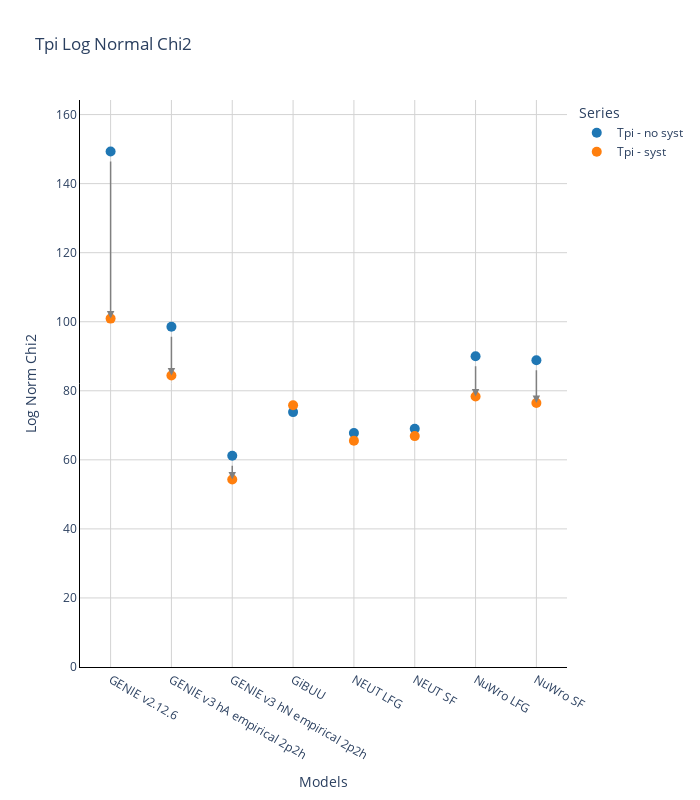

The notebook cell this image was saved under:
### Code cell
plot_chi2s_by_variable(data, "Tpi")

### Figure 1 — Plotly figure (JSON) as saved in the notebook; plotly's stock layout.template omitted (floating-point values rounded to 4 significant figures)
{"data": [{"marker": {"color": "rgb(31, 119, 180)", "size": 10}, "mode": "markers", "name": "Tpi - no syst", "type": "scatter", "x": ["GENIE v2.12.6", "GENIE v3 hA empirical 2p2h", "GENIE v3 hN empirical 2p2h", "GiBUU", "NEUT LFG", "NEUT SF", "NuWro LFG", "NuWro SF"], "y": [149.3, 98.53, 61.16, 73.83, 67.76, 69.0, 89.99, 88.83]}, {"marker": {"color": "rgb(255, 127, 14)", "size": 10}, "mode": "markers", "name": "Tpi - syst", "type": "scatter", "x": ["GENIE v2.12.6", "GENIE v3 hA empirical 2p2h", "GENIE v3 hN empirical 2p2h", "GiBUU", "NEUT LFG", "NEUT SF", "NuWro LFG", "NuWro SF"], "y": [100.9, 84.42, 54.3, 75.83, 65.55, 66.87, 78.37, 76.49]}], "layout": {"annotations": [{"arrowcolor": "gray", "arrowhead": 2, "arrowsize": 1, "arrowwidth": 1.5, "ax": "GENIE v2.12.6", "axref": "x", "ay": 149.3, "ayref": "y", "showarrow": true, "x": "GENIE v2.12.6", "xref": "x", "y": 100.9, "yref": "y"}, {"arrowcolor": "gray", "arrowhead": 2, "arrowsize": 1, "arrowwidth": 1.5, "ax": "GENIE v3 hA empirical 2p2h", "axref": "x", "ay": 98.53, "ayref": "y", "showarrow": true, "x": "GENIE v3 hA empirical 2p2h", "xref": "x", "y": 84.42, "yref": "y"}, {"arrowcolor": "gray", "arrowhead": 2, "arrowsize": 1, "arrowwidth": 1.5, "ax": "GENIE v3 hN empirical 2p2h", "axref": "x", "ay": 61.16, "ayref": "y", "showarrow": true, "x": "GENIE v3 hN empirical 2p2h", "xref": "x", "y": 54.3, "yref": "y"}, {"arrowcolor": "gray", "arrowhead": 2, "arrowsize": 1, "arrowwidth": 1.5, "ax": "GiBUU", "axref": "x", "ay": 73.83, "ayref": "y", "showarrow": true, "x": "GiBUU", "xref": "x", "y": 75.83, "yref": "y"}, {"arrowcolor": "gray", "arrowhead": 2, "arrowsize": 1, "arrowwidth": 1.5, "ax": "NEUT LFG", "axref": "x", "ay": 67.76, "ayref": "y", "showarrow": true, "x": "NEUT LFG", "xref": "x", "y": 65.55, "yref": "y"}, {"arrowcolor": "gray", "arrowhead": 2, "arrowsize": 1, "arrowwidth": 1.5, "ax": "NEUT SF", "axref": "x", "ay": 69.0, "ayref": "y", "showarrow": true, "x": "NEUT SF", "xref": "x", "y": 66.87, "yref": "y"}, {"arrowcolor": "gray", "arrowhead": 2, "arrowsize": 1, "arrowwidth": 1.5, "ax": "NuWro LFG", "axref": "x", "ay": 89.99, "ayref": "y", "showarrow": true, "x": "NuWro LFG", "xref": "x", "y": 78.37, "yref": "y"}, {"arrowcolor": "gray", "arrowhead": 2, "arrowsize": 1, "arrowwidth": 1.5, "ax": "NuWro SF", "axref": "x", "ay": 88.83, "ayref": "y", "showarrow": true, "x": "NuWro SF", "xref": "x", "y": 76.49, "yref": "y"}], "autosize": false, "height": 800, "legend": {"title": {"text": "Series"}}, "paper_bgcolor": "white", "plot_bgcolor": "white", "title": {"text": "Tpi Log Normal Chi2"}, "width": 700, "xaxis": {"autorange": true, "gridcolor": "lightgray", "linecolor": "black", "range": [-0.5068, 7.507], "showgrid": true, "tickmode": "linear", "title": {"text": "Models"}, "type": "category"}, "yaxis": {"autorange": false, "gridcolor": "lightgray", "linecolor": "black", "range": [0, 164.2], "showgrid": true, "title": {"text": "Log Norm Chi2"}, "type": "linear"}}}
